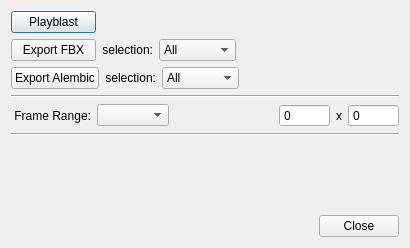
<?xml version="1.0" encoding="UTF-8"?>
<ui version="4.0">
 <class>DCCToolsDialog</class>
 <widget class="QDialog" name="DCCToolsDialog">
  <property name="geometry">
   <rect>
    <x>0</x>
    <y>0</y>
    <width>410</width>
    <height>248</height>
   </rect>
  </property>
  <property name="windowTitle">
   <string>Swing DCC Handler</string>
  </property>
  <layout class="QVBoxLayout" name="verticalLayout">
   <item>
    <layout class="QHBoxLayout" name="horizontalLayout">
     <item>
      <widget class="QPushButton" name="pushButtonPlayblast">
       <property name="minimumSize">
        <size>
         <width>85</width>
         <height>0</height>
        </size>
       </property>
       <property name="text">
        <string>Playblast</string>
       </property>
      </widget>
     </item>
     <item>
      <spacer name="horizontalSpacer">
       <property name="orientation">
        <enum>Qt::Horizontal</enum>
       </property>
       <property name="sizeHint" stdset="0">
        <size>
         <width>40</width>
         <height>20</height>
        </size>
       </property>
      </spacer>
     </item>
    </layout>
   </item>
   <item>
    <layout class="QHBoxLayout" name="horizontalLayoutFbx">
     <item>
      <widget class="QPushButton" name="pushButtonFbxExport">
       <property name="minimumSize">
        <size>
         <width>85</width>
         <height>0</height>
        </size>
       </property>
       <property name="text">
        <string>Export FBX</string>
       </property>
      </widget>
     </item>
     <item>
      <widget class="QLabel" name="labelFbxSelection">
       <property name="minimumSize">
        <size>
         <width>50</width>
         <height>0</height>
        </size>
       </property>
       <property name="text">
        <string>selection:</string>
       </property>
       <property name="alignment">
        <set>Qt::AlignRight|Qt::AlignTrailing|Qt::AlignVCenter</set>
       </property>
      </widget>
     </item>
     <item>
      <widget class="QComboBox" name="comboBoxFbxSelection">
       <item>
        <property name="text">
         <string>All</string>
        </property>
       </item>
       <item>
        <property name="text">
         <string>Selected</string>
        </property>
       </item>
      </widget>
     </item>
     <item>
      <spacer name="horizontalSpacerFbx">
       <property name="orientation">
        <enum>Qt::Horizontal</enum>
       </property>
       <property name="sizeHint" stdset="0">
        <size>
         <width>40</width>
         <height>20</height>
        </size>
       </property>
      </spacer>
     </item>
    </layout>
   </item>
   <item>
    <layout class="QHBoxLayout" name="horizontalLayoutAlembic">
     <item>
      <widget class="QPushButton" name="pushButtonAlembicExport">
       <property name="minimumSize">
        <size>
         <width>85</width>
         <height>0</height>
        </size>
       </property>
       <property name="text">
        <string>Export Alembic</string>
       </property>
      </widget>
     </item>
     <item>
      <widget class="QLabel" name="labelAlembicSelection">
       <property name="minimumSize">
        <size>
         <width>50</width>
         <height>0</height>
        </size>
       </property>
       <property name="text">
        <string>selection:</string>
       </property>
       <property name="alignment">
        <set>Qt::AlignRight|Qt::AlignTrailing|Qt::AlignVCenter</set>
       </property>
      </widget>
     </item>
     <item>
      <widget class="QComboBox" name="comboBoxAlembicSelection">
       <item>
        <property name="text">
         <string>All</string>
        </property>
       </item>
       <item>
        <property name="text">
         <string>Selected</string>
        </property>
       </item>
      </widget>
     </item>
     <item>
      <spacer name="horizontalSpacerAlembic">
       <property name="orientation">
        <enum>Qt::Horizontal</enum>
       </property>
       <property name="sizeHint" stdset="0">
        <size>
         <width>40</width>
         <height>20</height>
        </size>
       </property>
      </spacer>
     </item>
    </layout>
   </item>
   <item>
    <widget class="Line" name="line">
     <property name="orientation">
      <enum>Qt::Horizontal</enum>
     </property>
    </widget>
   </item>
   <item>
    <layout class="QHBoxLayout" name="horizontalLayout_2">
     <item>
      <widget class="QLabel" name="label">
       <property name="minimumSize">
        <size>
         <width>80</width>
         <height>0</height>
        </size>
       </property>
       <property name="text">
        <string>Frame Range:</string>
       </property>
       <property name="alignment">
        <set>Qt::AlignRight|Qt::AlignTrailing|Qt::AlignVCenter</set>
       </property>
      </widget>
     </item>
     <item>
      <widget class="QComboBox" name="comboBoxFrameRange"/>
     </item>
     <item>
      <spacer name="horizontalSpacerFrameRange">
       <property name="orientation">
        <enum>Qt::Horizontal</enum>
       </property>
       <property name="sizeHint" stdset="0">
        <size>
         <width>40</width>
         <height>20</height>
        </size>
       </property>
      </spacer>
     </item>
     <item>
      <widget class="QSpinBox" name="spinBoxWidth">
       <property name="buttonSymbols">
        <enum>QAbstractSpinBox::NoButtons</enum>
       </property>
       <property name="maximum">
        <number>9999999</number>
       </property>
      </widget>
     </item>
     <item>
      <widget class="QLabel" name="labelFrameRangeX">
       <property name="text">
        <string>x</string>
       </property>
       <property name="alignment">
        <set>Qt::AlignCenter</set>
       </property>
      </widget>
     </item>
     <item>
      <widget class="QSpinBox" name="spinBoxHeight">
       <property name="buttonSymbols">
        <enum>QAbstractSpinBox::NoButtons</enum>
       </property>
       <property name="maximum">
        <number>9999999</number>
       </property>
      </widget>
     </item>
    </layout>
   </item>
   <item>
    <widget class="Line" name="line_2">
     <property name="orientation">
      <enum>Qt::Horizontal</enum>
     </property>
    </widget>
   </item>
   <item>
    <spacer name="verticalSpacer">
     <property name="orientation">
      <enum>Qt::Vertical</enum>
     </property>
     <property name="sizeHint" stdset="0">
      <size>
       <width>20</width>
       <height>40</height>
      </size>
     </property>
    </spacer>
   </item>
   <item>
    <layout class="QHBoxLayout" name="horizontalLayoutDialog">
     <item>
      <spacer name="horizontalSpacerDialog">
       <property name="orientation">
        <enum>Qt::Horizontal</enum>
       </property>
       <property name="sizeHint" stdset="0">
        <size>
         <width>40</width>
         <height>20</height>
        </size>
       </property>
      </spacer>
     </item>
     <item>
      <widget class="QPushButton" name="pushButtonDialog">
       <property name="text">
        <string>Close</string>
       </property>
      </widget>
     </item>
    </layout>
   </item>
  </layout>
 </widget>
 <resources/>
 <connections/>
</ui>
